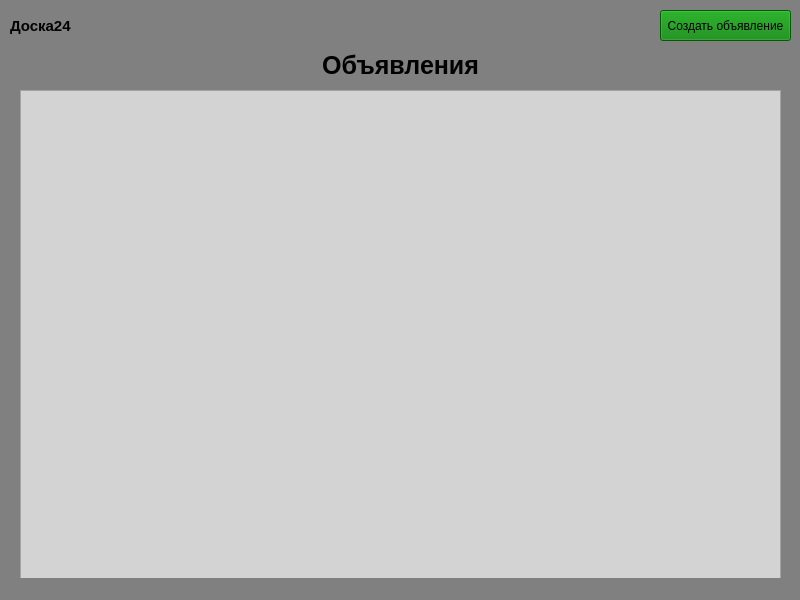
<?xml version="1.0" encoding="UTF-8"?>
<ui version="4.0">
 <class>MainWindow</class>
 <widget class="QMainWindow" name="MainWindow">
  <property name="geometry">
   <rect>
    <x>0</x>
    <y>0</y>
    <width>800</width>
    <height>600</height>
   </rect>
  </property>
  <property name="windowTitle">
   <string>MainWindow</string>
  </property>
  <property name="styleSheet">
   <string notr="true">background-color: gray</string>
  </property>
  <widget class="QWidget" name="centralwidget">
   <widget class="QPushButton" name="pushButton">
    <property name="geometry">
     <rect>
      <x>660</x>
      <y>10</y>
      <width>131</width>
      <height>31</height>
     </rect>
    </property>
    <property name="cursor">
     <cursorShape>OpenHandCursor</cursorShape>
    </property>
    <property name="mouseTracking">
     <bool>true</bool>
    </property>
    <property name="autoFillBackground">
     <bool>false</bool>
    </property>
    <property name="styleSheet">
     <string notr="true">background-color: green</string>
    </property>
    <property name="text">
     <string>Создать объявление</string>
    </property>
   </widget>
   <widget class="QListView" name="listView">
    <property name="geometry">
     <rect>
      <x>20</x>
      <y>90</y>
      <width>761</width>
      <height>491</height>
     </rect>
    </property>
    <property name="styleSheet">
     <string notr="true">background-color: lightgray</string>
    </property>
   </widget>
   <widget class="QLabel" name="label">
    <property name="geometry">
     <rect>
      <x>0</x>
      <y>50</y>
      <width>801</width>
      <height>31</height>
     </rect>
    </property>
    <property name="font">
     <font>
      <pointsize>19</pointsize>
      <bold>true</bold>
     </font>
    </property>
    <property name="text">
     <string>Объявления</string>
    </property>
    <property name="alignment">
     <set>Qt::AlignmentFlag::AlignCenter</set>
    </property>
   </widget>
   <widget class="QLabel" name="label_2">
    <property name="geometry">
     <rect>
      <x>10</x>
      <y>10</y>
      <width>71</width>
      <height>31</height>
     </rect>
    </property>
    <property name="font">
     <font>
      <pointsize>11</pointsize>
      <bold>true</bold>
     </font>
    </property>
    <property name="text">
     <string>Доска24</string>
    </property>
   </widget>
  </widget>
  <widget class="QStatusBar" name="statusbar"/>
 </widget>
 <resources/>
 <connections/>
</ui>
